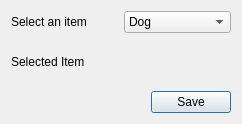
<?xml version="1.0" encoding="UTF-8"?>
<ui version="4.0">
 <class>Dialog</class>
 <widget class="QDialog" name="Dialog">
  <property name="geometry">
   <rect>
    <x>0</x>
    <y>0</y>
    <width>242</width>
    <height>124</height>
   </rect>
  </property>
  <property name="windowTitle">
   <string>Dialog</string>
  </property>
  <layout class="QVBoxLayout" name="verticalLayout">
   <item>
    <layout class="QHBoxLayout" name="horizontalLayout">
     <item>
      <widget class="QLabel" name="label">
       <property name="text">
        <string>Select an item</string>
       </property>
      </widget>
     </item>
     <item>
      <widget class="QComboBox" name="comboBox">
       <item>
        <property name="text">
         <string>Dog</string>
        </property>
       </item>
       <item>
        <property name="text">
         <string>Eagle</string>
        </property>
       </item>
       <item>
        <property name="text">
         <string>Cat</string>
        </property>
       </item>
       <item>
        <property name="text">
         <string>Tiger</string>
        </property>
       </item>
       <item>
        <property name="text">
         <string>Butterfly</string>
        </property>
       </item>
      </widget>
     </item>
    </layout>
   </item>
   <item>
    <widget class="QLabel" name="lblSelectedItem">
     <property name="text">
      <string>Selected Item </string>
     </property>
    </widget>
   </item>
   <item>
    <layout class="QHBoxLayout" name="horizontalLayout_2">
     <item>
      <spacer name="horizontalSpacer">
       <property name="orientation">
        <enum>Qt::Horizontal</enum>
       </property>
       <property name="sizeHint" stdset="0">
        <size>
         <width>40</width>
         <height>20</height>
        </size>
       </property>
      </spacer>
     </item>
     <item>
      <widget class="QPushButton" name="btnSave">
       <property name="text">
        <string>Save</string>
       </property>
      </widget>
     </item>
    </layout>
   </item>
  </layout>
 </widget>
 <resources/>
 <connections/>
</ui>
